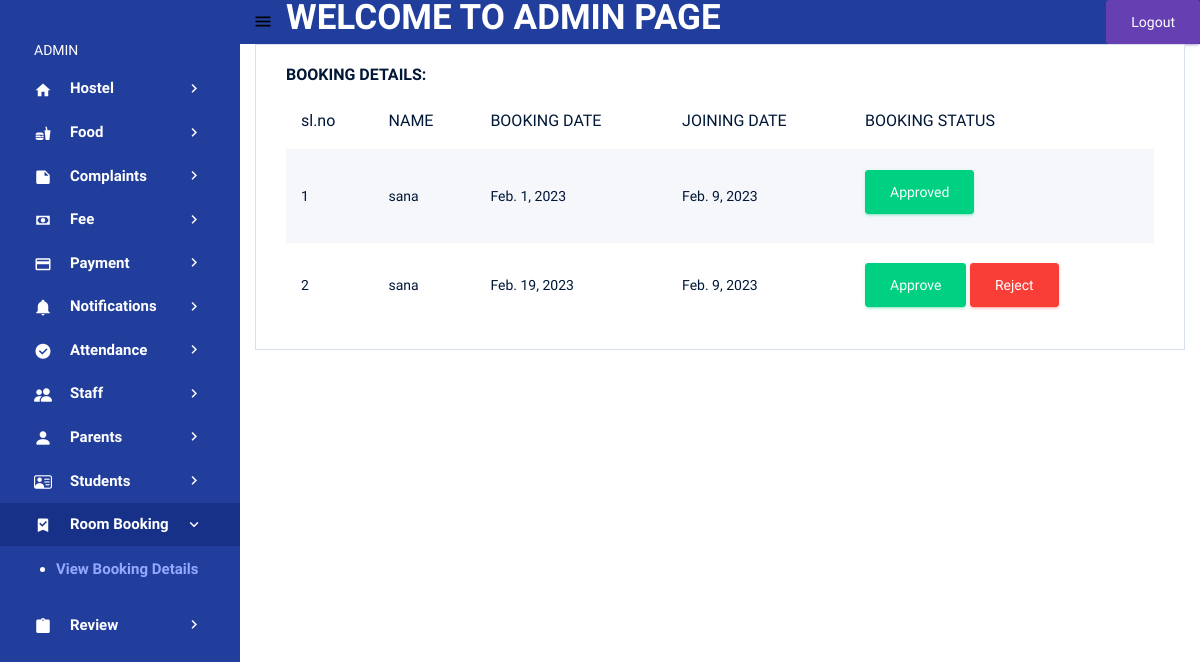
The app's page /view_admin_booking (signed in), older data.
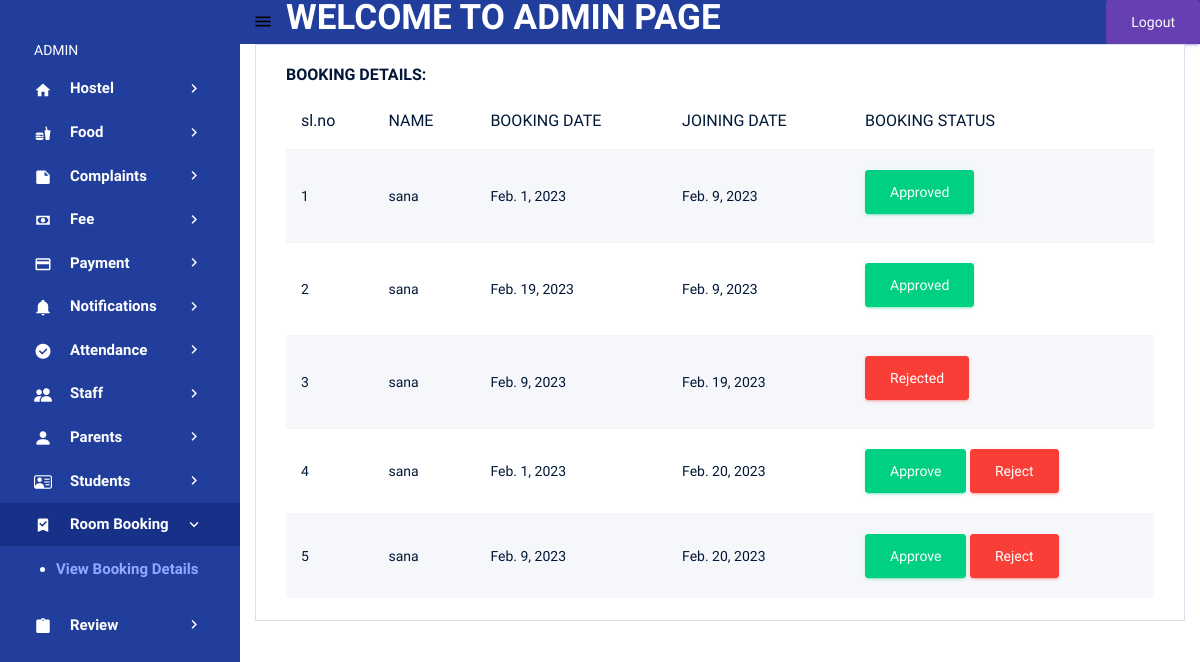
The same page, newer data.
### pythonapp/models.py (models this page shows, shortened)
class Booking(models.Model):
    name = models.ForeignKey(Student_Registration, on_delete=models.DO_NOTHING)
    booking_date = models.DateField()
    joining_date = models.DateField()
    booking_status = models.IntegerField(default=0)

class Student_Registration(models.Model):
    user = models.OneToOneField(Login_view,on_delete=models.CASCADE,related_name='student',null=True)
    name=models.CharField(max_length=200)
    registration_id=models.CharField(max_length=25)
    email=models.EmailField()
    phone=models.IntegerField()
    address=models.CharField(max_length=200)
    approval_status = models.IntegerField(default=0)
    student_image = models.ImageField(upload_to='image')
    def __str__(self):
        return self.name

### pythonapp/admin1.py (the view)
# urls.py: path('view_admin_booking',admin1.view_admin_booking,name='view_admin_booking'),
@login_required(login_url='log')
def view_admin_booking(request):
    data = Booking.objects.all()
    return render(request, 'view_admin_booking.html', {'data': data})

### templates/view_admin_booking.html
{% extends 'admin.html' %}
{% load crispy_forms_tags %}
{% block content %}
<div class="col-lg-12 grid-margin stretch-card">
              <div class="card">
                <div class="card-body">
                  <h4 class="card-title">BOOKING DETAILS:</h4>
                  <div class="table-responsive">
                    <table class="table table-striped">
                      <thead>
                        <tr>
                            <th>sl.no</th>
                            <th>NAME</th>
                            <th>BOOKING DATE</th>
                            <th>JOINING DATE</th>
                            <th>BOOKING STATUS</th>
                        </tr>
                      </thead>
                      <tbody>
                      {% for i in data %}
                        <tr>
                         <td>{{forloop.counter}}</td>
                         <td>{{i.name}}</td>
                         <td>{{i.booking_date}}</td>
                            <td>{{i.joining_date}}</td>
                         <td>
                           {% if i.booking_status == 0 %}
                                <a href = "{% url 'approve_booking' i.id %}" class="btn btn-success">Approve</a>
                                 <a href = "{% url 'reject_booking' i.id %}" class = "btn btn-danger" >Reject</a>
                                {% elif i.booking_status == 1 %}
                                <p class="btn btn-success">Approved</p>
                                {% elif i.booking_status == 2 %}
                                <p class="btn btn-danger" >Rejected</p>
                                {% endif %}
                         </td>
                      {% endfor %}
                      </tbody>
                    </table>
                  </div>
                </div>
              </div>
            </div>
{% endblock %}

Row changes from the older to the newer data that the page shows:
changed Booking (number 2 of 5 on the later page): booking_status "Approve Reject" → "Approved"
added Booking: name "sana", booking_date "Feb. 9, 2023", joining_date "Feb. 19, 2023", booking_status "Rejected"
added Booking: name "sana", booking_date "Feb. 1, 2023", joining_date "Feb. 20, 2023", booking_status "Approve"
added Booking: name "sana", booking_date "Feb. 9, 2023", joining_date "Feb. 20, 2023", booking_status "Approve"
